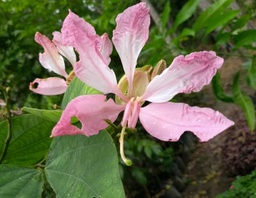
#> input picture base_dados/Imagens_Selecionadas/01_Grupo_1071x1368.jpg, 256 x 198 px, shrunk from 1386 x 1071 before the run, found by its file name; its folder holds only this picture in this run
$ python operador_Roberts.py
#> lines starting #> are read from the running program, lines starting #| are printed output that depends on the picture
#> in processarDiretorio, imagem is the input picture: shape (198, 256, 3); mean B, G, R 76.7, 105.2, 105.1
import cv2
import numpy as np
import os
import time

def filtro_roberts(imagem):
    if len(imagem.shape) == 2:
        altura, largura = imagem.shape
        canais = 1
    else:
        altura, largura, canais = imagem.shape
#> altura = 198; largura = 256; canais = 3

    imagemFiltrada = np.zeros_like(imagem, dtype=np.float32)

    Gx = np.array([[1, 0], [0, -1]])
    Gy = np.array([[0, 1], [-1, 0]])

    for canal in range(canais):
        for i in range(altura - 1):
            for j in range(largura - 1):
                if canais == 1:
                    regiao = imagem[i:i + 2, j:j + 2]
                else:
                    regiao = imagem[i:i + 2, j:j + 2, canal]

                gx = np.sum(Gx * regiao)
                gy = np.sum(Gy * regiao)

                gradiente = np.sqrt(gx**2 + gy**2)

                if canais == 1:
                    imagemFiltrada[i, j] = gradiente
                else:
                    imagemFiltrada[i, j, canal] = gradiente
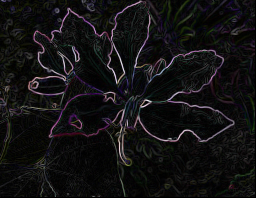
#> imagemFiltrada: shape (198, 256, 3) float32; mean B, G, R 18.7, 17.9, 18.8

    imagemFiltrada = (imagemFiltrada / imagemFiltrada.max()) * 255
    return imagemFiltrada.astype(np.uint8)

def processarDiretorio(input_dir, output_dir):
    tempos_execucao = []
    for filename in os.listdir(input_dir):
        if filename.lower().endswith(('.png', '.jpg', '.jpeg', '.bmp')):
            caminho_imagem = os.path.join(input_dir, filename)
            imagem = cv2.imread(caminho_imagem, cv2.IMREAD_COLOR)
            if imagem is not None:
                start_time = time.time()
                imagemFiltrada = filtro_roberts(imagem)
                elapsed_time = time.time() - start_time
                tempos_execucao.append(elapsed_time * 1000)

                caminho_imagem_filtrada = os.path.join(output_dir, filename)
                cv2.imwrite(caminho_imagem_filtrada, imagemFiltrada)
                print(f"Tempo de processamento de {filename}: {elapsed_time * 1000:.4f} ms")
            else:
                print(f"Erro ao carregar a imagem: {caminho_imagem}")
    return tempos_execucao

def multiplasExecucoes(input_dir, output_dir, execucoes=1):
    tempos_todas_execucoes = []
    for execucao in range(execucoes):
        print(f"Iniciando execução {execucao + 1}")
        tempos_execucao = processarDiretorio(input_dir, output_dir)
        tempos_todas_execucoes.extend(tempos_execucao)
        if tempos_execucao:
            media_execucao = sum(tempos_execucao) / len(tempos_execucao)
            print(f"Média de tempo para a execução {execucao + 1}: {media_execucao:.4f} ms")
        else:
            print("Nenhuma imagem processada nesta execução.")

    if tempos_todas_execucoes:
        media_geral = sum(tempos_todas_execucoes) / len(tempos_todas_execucoes)
        print(f"Média geral das médias de tempo após {execucoes} execuções: {media_geral:.4f} ms")
    else:
        print("Nenhuma imagem foi processada em nenhuma execução.")

input_dir = '/mnt/c/Users/Cliente/Downloads/base_dados/Imagens_Selecionadas'
output_dir = '/mnt/c/Users/Cliente/Downloads/base_dados/Saida_Python_Roberts'

# Chama a função que executa o processamento múltiplas vezes
multiplasExecucoes(input_dir, output_dir, execucoes=1)

$ run again, on base_dados/Imagens_Selecionadas/02_Grupo_1409x1374.jpg
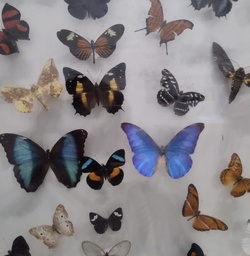
#> input picture base_dados/Imagens_Selecionadas/02_Grupo_1409x1374.jpg, 250 x 256 px, shrunk from 1374 x 1409 before the run, found by its file name
#> in processarDiretorio, imagem is the input picture: shape (256, 250, 3); mean B, G, R 136.6, 133.5, 137.9
#> after the loop in filtro_roberts, `for canal in range(canais):`:
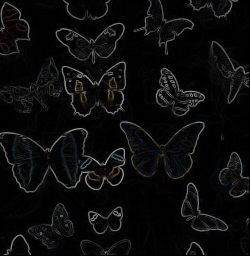
#> imagemFiltrada: shape (256, 250, 3) float32; mean B, G, R 12.4, 12.2, 12.2
#> in filtro_roberts, `imagemFiltrada = (imagemFiltrada / imagemFiltrada.max()) * 255`:
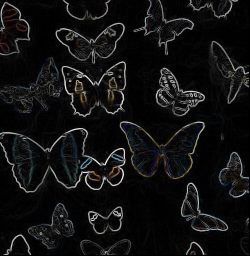
#> imagemFiltrada: shape (256, 250, 3) float32; mean B, G, R 18.1, 17.8, 17.9

$ run again, on base_dados/Imagens_Selecionadas/02_Grupo_1476x1397.jpg
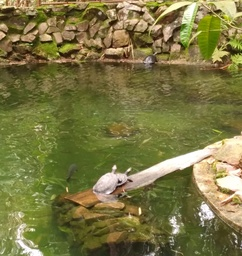
#> input picture base_dados/Imagens_Selecionadas/02_Grupo_1476x1397.jpg, 242 x 256 px, shrunk from 1397 x 1476 before the run, found by its file name
#> in processarDiretorio, imagem is the input picture: shape (256, 242, 3); mean B, G, R 67.3, 118.8, 123.3
#> after the loop in filtro_roberts, `for canal in range(canais):`:
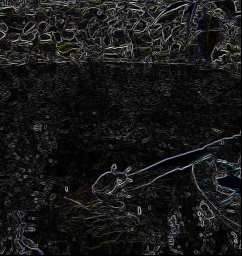
#> imagemFiltrada: shape (256, 242, 3) float32; mean B, G, R 24.8, 24.8, 25

$ run again, on base_dados/Imagens_Selecionadas/02_Grupo_1515x1495.jpg
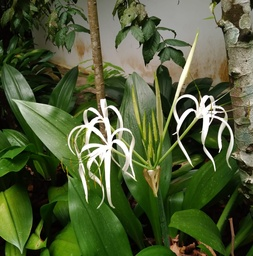
#> input picture base_dados/Imagens_Selecionadas/02_Grupo_1515x1495.jpg, 253 x 256 px, shrunk from 1495 x 1515 before the run, found by its file name
#> in processarDiretorio, imagem is the input picture: shape (256, 253, 3); mean B, G, R 55.7, 92.6, 80.2
#> after the loop in filtro_roberts, `for canal in range(canais):`:
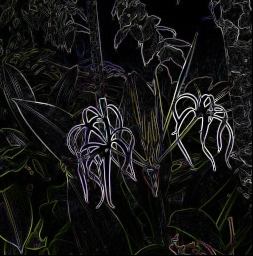
#> imagemFiltrada: shape (256, 253, 3) float32; mean B, G, R 24.6, 25.4, 25.7; drawn with min black and max white

$ run again, on base_dados/Imagens_Selecionadas/01_Grupo_1178x1573.jpg
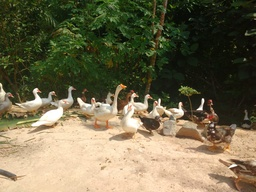
#> input picture base_dados/Imagens_Selecionadas/01_Grupo_1178x1573.jpg, 256 x 192 px, shrunk from 1573 x 1178 before the run, found by its file name
#> in processarDiretorio, imagem is the input picture: shape (192, 256, 3); mean B, G, R 77.5, 105.5, 113
#> after the loop in filtro_roberts, `for canal in range(canais):`:
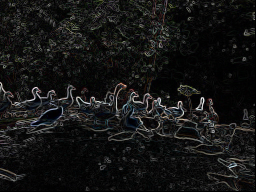
#> imagemFiltrada: shape (192, 256, 3) float32; mean B, G, R 20.7, 21.4, 21.3
